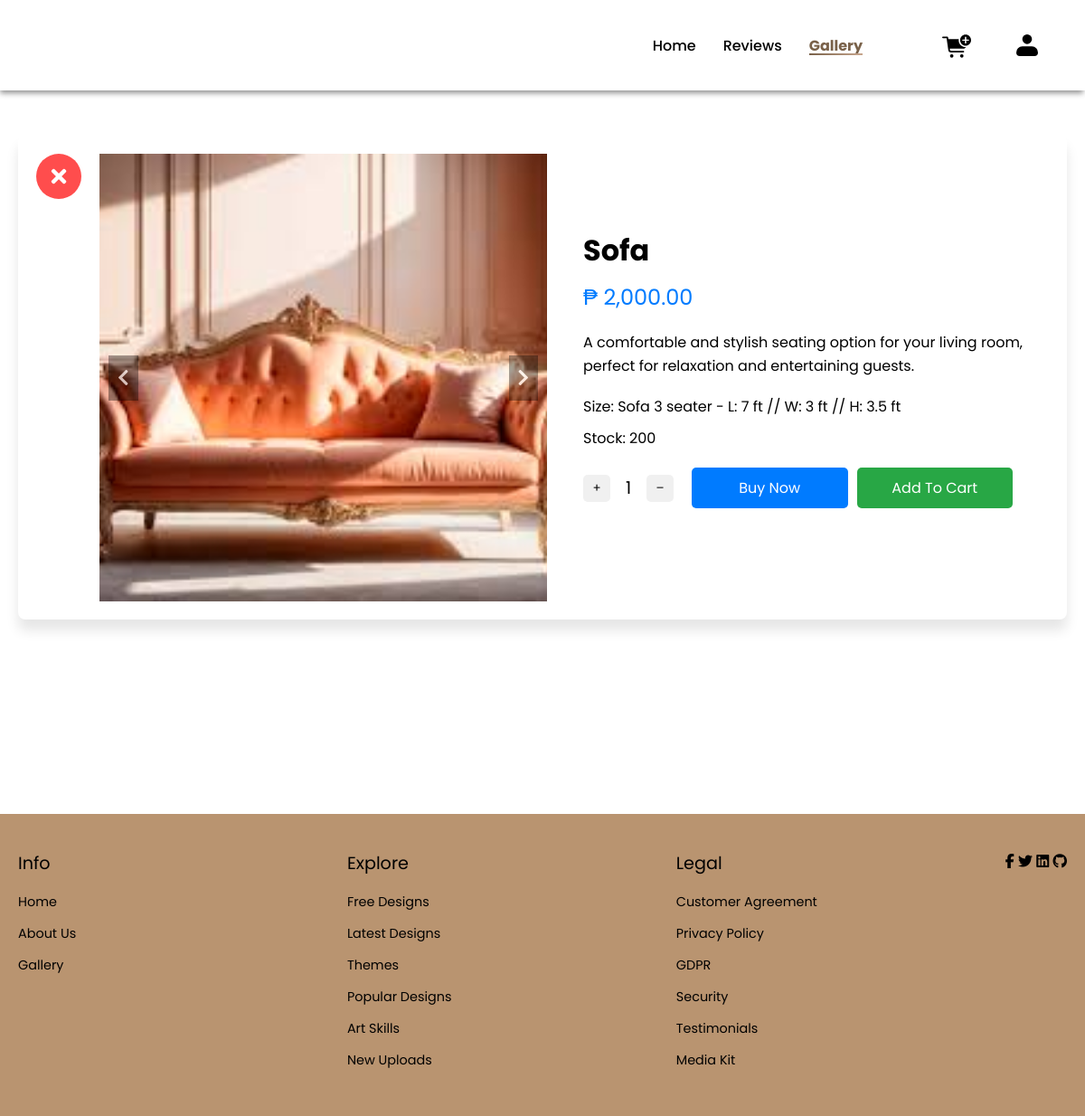
Page /Capstone_Client/gallery/gallery-readone.php?product_id=1 (signed in) on the committed database.
### tables this page shows
CREATE TABLE `tbl_prod_info` (
  `Product_ID` int(11) NOT NULL AUTO_INCREMENT,
  `Product_Name` varchar(255) NOT NULL,
  `Description` text DEFAULT NULL,
  `Category` varchar(100) DEFAULT NULL,
  `Sizes` varchar(100) DEFAULT NULL,
  `Color` varchar(50) DEFAULT NULL,
  `Stock` varchar(100) DEFAULT NULL,
  `Assembly_Required` varchar(255) DEFAULT NULL,
  `ImageURL` varchar(255) DEFAULT NULL,
  `Price` varchar(255) NOT NULL,
  `Sold` varchar(255) DEFAULT NULL,
  `DateAdded` timestamp NOT NULL DEFAULT current_timestamp(),
  `LastUpdate` timestamp NOT NULL DEFAULT current_timestamp() ON UPDATE current_timestamp(),
  `GLB_File_URL` varchar(255) DEFAULT NULL,
  `product_type` enum('readymade','custom') DEFAULT 'readymade',
  PRIMARY KEY (`Product_ID`)
);

### Capstone_Client/gallery/gallery-readone.php (the view, shortened to what this page needs)
<?php
include("../config/database.php");
if (isset($_GET['product_id'])) {
    $productId = $_GET['product_id'];
} else {
    header("location: gallery.php");
    exit;
}
try {
    $stmt = $pdo->prepare("SELECT * FROM tbl_prod_info WHERE Product_ID = :productId");
    $stmt->bindParam(':productId', $productId, PDO::PARAM_INT);
    $stmt->execute();
    $product = $stmt->fetch(PDO::FETCH_ASSOC);
} catch (PDOException $e) {
    die("Database error: " . $e->getMessage());
}
?>
<!DOCTYPE html>
<html lang="en">
<head>
    <link rel="stylesheet" href="../static/css-files/Home.css">
    <link rel="stylesheet" href="../static/css-files/readone.css">
    <link rel="stylesheet" href="https://cdnjs.cloudflare.com/ajax/libs/font-awesome/6.4.2/css/all.min.css">
    <link href="https://cdn.jsdelivr.net/npm/select2@4.1.0-rc.0/dist/css/select2.min.css" rel="stylesheet" />
    <link rel="stylesheet" href="https://unpkg.com/swiper/swiper-bundle.min.css">
    <link rel="stylesheet" href="https://cdnjs.cloudflare.com/ajax/libs/font-awesome/5.15.4/css/all.min.css">
</head>
<body>
<header>
  <nav class="navbar">
    <a href="../dashboard/home.php" class="logo">
    </a>
    <ul class="menu-links">
      <li class="dropdown">
        <a href="../dashboard/home.php">Home</a>
      </li>
      <li><a href="../reviews/review.php">Reviews</a></li>
      <li><a href="../gallery/gallery.php" class="active">Gallery</a></li>
      <li><a href="../cart/cart.php" class="cart" id="cart">Cart</a></li>
      <li class="dropdown">
        <a href="../profile/profile.php" class="profile" id="sign_in">Profile</a>
      </li>
    </ul>
  </nav>
</header>
<main>
    <div id="single-product-container">
        <div id="single-product-box">
              <button class="exit-button" onclick="window.location.href='gallery.php'">
                    <i class="fas fa-times"></i>
                </button>
            <div id="single-product-box-image" class="image-slider">
                <?php if (!empty($product['ImageURL']) || !empty($product['GLB_File_URL'])) : ?>
                    <?php
                    $imageURLs = explode(',', $product['ImageURL']);
                    $itemCounter = 0;
                    ?>
                    <button class="slider-btn prev-btn"><i class="fas fa-chevron-left"></i></button>
                    <?php foreach ($imageURLs as $key => $imageUrl) : $itemCounter++;?>
                        <?php
                        $imageUrl = trim($imageUrl);
                        if (!empty($imageUrl) && file_exists(dirname(__FILE__) . '/../uploads/product/' . basename($imageUrl))) : ?>
                            <img src="../uploads/product/<?= basename($imageUrl) ?>" alt="<?= $product['Product_Name'] ?>" class="product-image <?= $itemCounter === 1 ? 'active' : '' ?>">
                        <?php endif; ?>
                    <?php endforeach; ?>
                    <button class="slider-btn next-btn"><i class="fas fa-chevron-right"></i></button>
                <?php else : ?>
                    <p>No image or 3D model available</p>
                <?php endif; ?>
            </div>
            <div id="single-product-box-content">
                <h1 id="single-product-title"><?= $product['Product_Name'] ?></h1>
                <p id="single-product-price">₱ <?= number_format($product['Price'], 2) ?></p>
                <p class="single-product-text">
                    <?= $product['Description'] ?>
                </p>
                <p class="single-product-size">Size: <span id="product-size"><?= $product['Sizes'] ?></span></p>
                <p class="single-product-stock">Stock: <span id="stock"><?= $product['Stock'] ?></span></p>
                <div id="update-cart-container">
                    <div>
                        <button class="single-product-blocks" id="plus-btn">
                            +
                        </button>
                        <span id="quantity">0</span>
                        <button class="single-product-blocks" id="minus-btn">
                            –
                        </button>
                    </div>
                    <div class="button-readone" style="flex: 2">
                        <?php if ($product['Stock'] > 0): ?>
                            <button class="single-product-buy-btn" id="buy-now" disabled>Buy Now</button>
                        <?php else: ?>
                            <button class="single-product-preorder-btn" id="pre-order" disabled>Pre-Order</button>
                        <?php endif; ?>
                        <button class="single-product-cart-btn" id="add-to-cart" disabled>Add To Cart</button>
                    </div>
                </div>
            </div>
        </div>
    </div>
</main>
<footer class="footer">
    <div class="footer-row">
        <div class="footer-col">
            <h4>Info</h4>
            <ul class="links">
                <li><a href="home.php">Home</a></li>
                <li><a href="#">About Us</a></li>
                <li><a href="Gallery.php">Gallery</a></li>
            </ul>
        </div>
        <div class="footer-col">
            <h4>Explore</h4>
            <ul class="links">
                <li><a href="#">Free Designs</a></li>
                <li><a href="#">Latest Designs</a></li>
                <li><a href="#">Themes</a></li>
                <li><a href="#">Popular Designs</a></li>
                <li><a href="#">Art Skills</a></li>
                <li><a href="#">New Uploads</a></li>
            </ul>
        </div>
        <div class="footer-col">
            <h4>Legal</h4>
            <ul class="links">
                <li><a href="#">Customer Agreement</a></li>
                <li><a href="#">Privacy Policy</a></li>
                <li><a href="#">GDPR</a></li>
                <li><a href="#">Security</a></li>
                <li><a href="#">Testimonials</a></li>
                <li><a href="#">Media Kit</a></li>
            </ul>
        </div>
        <div class="icons">
            <i class="fa-brands fa-facebook-f"></i>
            <i class="fa-brands fa-twitter"></i>
            <i class="fa-brands fa-linkedin"></i>
            <i class="fa-brands fa-github"></i>
        </div>
    </div>
</footer>
</body>
</html>

### Capstone_Client/static/css-files/Home.css (style rules this page uses)
* { margin: 0; padding: 0; box-sizing: border-box; font-family: 'Marcellus', sans-serif; }
:root { --main-bg-color: #B99470; --link-color: #000; --hover-color: #1dbf73; }
main { overflow: hidden; }
header { position: sticky; left: 0; top: 0; width: 100%; z-index: 1; padding: 20px; background-color: white; box-shadow: -1px 4px 6px -1px rgba(0,0,0,0.43); -webkit-box-shadow: -1px 4px 6px -1px rgba(0,0,0,0.43); -moz-box-shadow: -1px 4px 6px -1px rgba(0,0,0,0.43); height: 100px; display: flex; justify-content: center; align-items: center; z-index: 10000; }
.navbar .menu-links li a.active::after { content: ""; position: absolute; top: 20px; left: 0; width: 100%; height: 2px; background-image: linear-gradient(to right, #796149, #ffd7be, #796149); background-size: 200px 2px; animation: glow 2s infinite; }
header .navbar { max-width: 2000px; width: 100%; display: flex; align-items: center; justify-content: space-between; align-content: center; padding: 0 20px; }
.navbar .menu-links { display: flex; align-items: center; list-style: none; gap: 30px; }
.navbar .menu-links li a { color:black; font-weight: 500; text-decoration: none; transition: 0.2s ease; }
.dropdown { position: relative; }
.navbar .menu-links li a.active { color: #796149; font-weight: bold; position: relative; }
.logo { width: 150px; }
.cart { margin-left: 50px; display: inline-block; width: 3em; height: 2em; background-color: currentColor; -webkit-mask-image: var(--svg); mask-image: var(--svg); -webkit-mask-repeat: no-repeat; mask-repeat: no-repeat; -webkit-mask-size: 100% 100%; mask-size: 100% 100%; }
.profile { display: inline-block; width: 3em; height: 2em; background-color: currentColor; -webkit-mask-image: var(--svg); mask-image: var(--svg); -webkit-mask-repeat: no-repeat; mask-repeat: no-repeat; -webkit-mask-size: 100% 100%; mask-size: 100% 100%; }
main { min-height: 100vh; }
.footer { max-width: 100%; width: 100%; background-color: #B99470; padding: 40px 20px; }
.footer .footer-row { display: flex; flex-wrap: wrap; justify-content: space-between; gap: 2rem; }
.footer-row .footer-col { flex: 1; min-width: 200px; }
.footer-row .footer-col h4 { color: black; font-size: 1.2rem; font-weight: 400; margin-bottom: 15px; }
.footer-col .links { margin-top: 10px; }
.footer-col .links li { list-style: none; margin-bottom: 10px; }
.footer-col .links li a { text-decoration: none; color: black; font-size: 0.9rem; }

### rows in the picture
tbl_prod_info: Product_Name "Sofa", Price "2,000.00", Description "A comfortable and stylish seating option for your living room, perfect for relaxation and entertaining guests.", Sizes "Sofa 3 seater - L: 7 ft // W: 3 ft // H: 3.5 ft", Stock "200"
